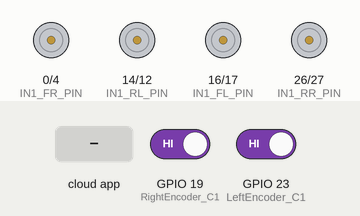
Simulated run of this program. Board: ESP32. Shown: motor-driver pin pairs drawn as motors (green arrow = first pin HIGH = forward, orange = second pin HIGH = backward, longer = more drive). Inputs (shaded band) come from the test bench; at power-on: GPIO 19 (RightEncoder_C1) HIGH, GPIO 23 (LeftEncoder_C1) HIGH. The ROS host is connected and sends only what is stated.

Above: at 3.2 s.
3.3 s: the phone or cloud app sets linear.x to -100
At 4.4 s:
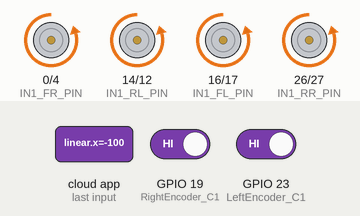
4.8 s: the phone or cloud app sets angular.z to -100
At 5.9 s:
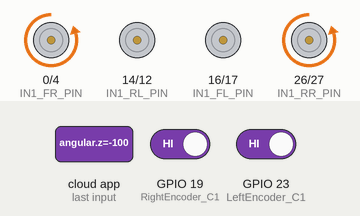
6.3 s: the phone or cloud app sets linear.x to 0
At 7.5 s:
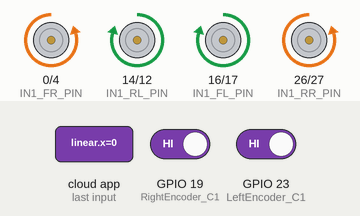
7.9 s: the phone or cloud app sets angular.z to 100
At 9.0 s:
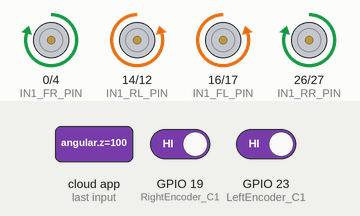
9.4 s: the phone or cloud app sets linear.x to 100
At 10.5 s:
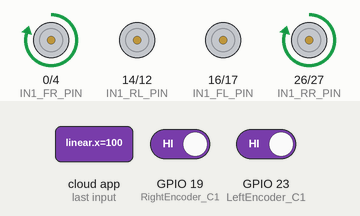
10.9 s: the phone or cloud app sets angular.z to 0
At 11.6 s:
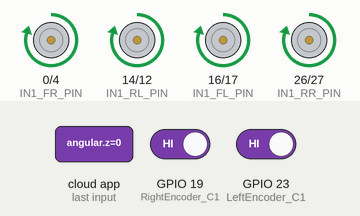
Timing chart, 0 to 13.4 s (numbered marks = the images above; inputs shaded):
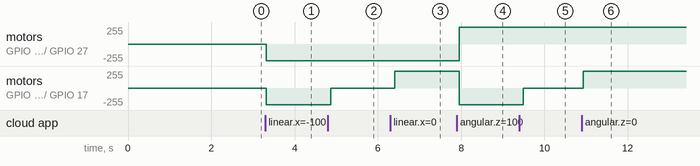

Measured:
- after the input at 3.3 s, motor on GPIO 0 (IN1_FR_PIN) / GPIO 4 (IN2_FR_PIN), motor on GPIO 14 (IN1_RL_PIN) / GPIO 12 (IN2_RL_PIN), motor on GPIO 16 (IN1_FL_PIN) / GPIO 17 (IN2_FL_PIN), motor on GPIO 26 (IN1_RR_PIN) / GPIO 27 (IN2_RR_PIN): stopped → backward 250/255 at once
- after the input at 4.8 s, motor on GPIO 14 (IN1_RL_PIN) / GPIO 12 (IN2_RL_PIN), motor on GPIO 16 (IN1_FL_PIN) / GPIO 17 (IN2_FL_PIN): backward 250/255 → stopped after 0.07 s
- after the input at 6.3 s, motor on GPIO 14 (IN1_RL_PIN) / GPIO 12 (IN2_RL_PIN), motor on GPIO 16 (IN1_FL_PIN) / GPIO 17 (IN2_FL_PIN): stopped → forward 250/255 after 0.11 s
- after the input at 7.9 s, motor on GPIO 0 (IN1_FR_PIN) / GPIO 4 (IN2_FR_PIN), motor on GPIO 26 (IN1_RR_PIN) / GPIO 27 (IN2_RR_PIN): backward 250/255 → forward 250/255 after 0.05 s; motor on GPIO 14 (IN1_RL_PIN) / GPIO 12 (IN2_RL_PIN), motor on GPIO 16 (IN1_FL_PIN) / GPIO 17 (IN2_FL_PIN): forward 250/255 → backward 250/255 after 0.05 s
- after the input at 9.4 s, motor on GPIO 14 (IN1_RL_PIN) / GPIO 12 (IN2_RL_PIN), motor on GPIO 16 (IN1_FL_PIN) / GPIO 17 (IN2_FL_PIN): backward 250/255 → stopped after 0.10 s
- after the input at 10.9 s, motor on GPIO 14 (IN1_RL_PIN) / GPIO 12 (IN2_RL_PIN), motor on GPIO 16 (IN1_FL_PIN) / GPIO 17 (IN2_FL_PIN): stopped → forward 250/255 at once

The program:

main.cpp
```cpp
#include <micro_ros_arduino.h>
#include <stdio.h>
#include <rcl/rcl.h>
#include <rcl/error_handling.h>
#include <rclc/rclc.h>
#include <rclc/executor.h>
#include <std_msgs/msg/int8.h>
#include <std_msgs/msg/int32.h>
#include <geometry_msgs/msg/twist.h>
#include <algorithm>

rcl_publisher_t left_encoder_publisher;
rcl_publisher_t right_encoder_publisher;

std_msgs__msg__Int32 left_encoder_msg;
std_msgs__msg__Int32 right_encoder_msg;

rcl_subscription_t twist_subscriber;
geometry_msgs__msg__Twist twist_msg;

rclc_executor_t executor;
rclc_support_t support;
rcl_allocator_t allocator;
rcl_node_t node;
rcl_timer_t timer;

#define LeftEncoder_C1 23
#define LeftEncoder_C2 22
#define RightEncoder_C1 19
#define RightEncoder_C2 18

#define IN1_FL_PIN 16    // Front-Left motor forward
#define IN2_FL_PIN 17    // Front-Left motor backward
#define IN1_FR_PIN 0     // Front-Right motor forward
#define IN2_FR_PIN 4     // Front-Right motor backward
#define IN1_RL_PIN 14    // Rear-Left motor forward
#define IN2_RL_PIN 12    // Rear-Left motor backward
#define IN1_RR_PIN 26    // Rear-Right motor forward
#define IN2_RR_PIN 27    // Rear-Right motor backward

int motorSpeedFL = 0;
int motorSpeedFR = 0;
int motorSpeedRL = 0;
int motorSpeedRR = 0;

int LeftEncoderCount = 0;
int RightEncoderCount = 0;

void LeftEncoderCallback();
void RightEncoderCallback();

#define RCCHECK(fn) { rcl_ret_t temp_rc = fn; if((temp_rc != RCL_RET_OK)){error_loop();}}
#define RCSOFTCHECK(fn) { rcl_ret_t temp_rc = fn; if((temp_rc != RCL_RET_OK)){}}

void setMecanumMotorSpeeds(int speedFL, int speedFR, int speedRL, int speedRR); // prototype function

void error_loop(){
  while(1){
    delay(500);
  }
}

int limitToMaxValue(int value, int maxLimit) {
  if (value > maxLimit) {
    return maxLimit;
  } else if (value < -maxLimit) {
    return -maxLimit;
  }
  return value;
}

void timer_callback(rcl_timer_t * timer, int64_t last_call_time)
{
  RCLC_UNUSED(last_call_time);
  if (timer != NULL) {
    RCSOFTCHECK(rcl_publish(&left_encoder_publisher, &left_encoder_msg, NULL));
    RCSOFTCHECK(rcl_publish(&right_encoder_publisher, &right_encoder_msg, NULL));

    right_encoder_msg.data = RightEncoderCount;
    left_encoder_msg.data = -LeftEncoderCount;
  }
}

void cmd_vel_callback(const void *msgin) {
  const geometry_msgs__msg__Twist *msg = (const geometry_msgs__msg__Twist *)msgin;

  float linear_x = msg->linear.x;    // Forward/Backward
  float linear_y = msg->linear.y;    // Strafe Left/Right
  float angular_z = msg->angular.z;  // Rotation

  // Mecanum kinematics (simplified, adjust signs/factors as needed for your specific robot build)
  // Vx + Vy + Vz (Front Right)
  // Vx - Vy + Vz (Rear Right)
  // Vx - Vy - Vz (Front Left)
  // Vx + Vy - Vz (Rear Left)
  // The scaling factor (e.g., *1000) and offset (e.g., +/-40) are applied after kinematic calculation.

  float rawSpeedFL = linear_x - linear_y - angular_z;
  float rawSpeedFR = linear_x + linear_y + angular_z;
  float rawSpeedRL = linear_x + linear_y - angular_z;
  float rawSpeedRR = linear_x - linear_y + angular_z;

  float max_raw_speed = 0.0;
  max_raw_speed = std::max(max_raw_speed, std::abs(rawSpeedFL));
  max_raw_speed = std::max(max_raw_speed, std::abs(rawSpeedFR));
  max_raw_speed = std::max(max_raw_speed, std::abs(rawSpeedRL));
  max_raw_speed = std::max(max_raw_speed, std::abs(rawSpeedRR));

  if (max_raw_speed > 1.0) {
    rawSpeedFL /= max_raw_speed;
    rawSpeedFR /= max_raw_speed;
    rawSpeedRL /= max_raw_speed;
    rawSpeedRR /= max_raw_speed;
  }

  int scale_factor = 1000;
  int offset = 40;

  motorSpeedFL = static_cast<int>(rawSpeedFL * scale_factor);
  motorSpeedFR = static_cast<int>(rawSpeedFR * scale_factor);
  motorSpeedRL = static_cast<int>(rawSpeedRL * scale_factor);
  motorSpeedRR = static_cast<int>(rawSpeedRR * scale_factor);

  // Apply offset
  if (motorSpeedFL > 0) motorSpeedFL += offset; else if (motorSpeedFL < 0) motorSpeedFL -= offset;
  if (motorSpeedFR > 0) motorSpeedFR += offset; else if (motorSpeedFR < 0) motorSpeedFR -= offset;
  if (motorSpeedRL > 0) motorSpeedRL += offset; else if (motorSpeedRL < 0) motorSpeedRL -= offset;
  if (motorSpeedRR > 0) motorSpeedRR += offset; else if (motorSpeedRR < 0) motorSpeedRR -= offset;

  setMecanumMotorSpeeds(motorSpeedFL, motorSpeedFR, motorSpeedRL, motorSpeedRR);
}

void setMecanumMotorSpeeds(int speedFL, int speedFR, int speedRL, int speedRR) {
  int max_pwm = 250;

  int actualSpeedFL = limitToMaxValue(speedFL, max_pwm);
  if (actualSpeedFL > 0) {
    digitalWrite(IN2_FL_PIN, LOW);
    analogWrite(IN1_FL_PIN, abs(actualSpeedFL));
  } else {
    digitalWrite(IN1_FL_PIN, LOW);
    analogWrite(IN2_FL_PIN, abs(actualSpeedFL));
  }

  int actualSpeedFR = limitToMaxValue(speedFR, max_pwm);
  if (actualSpeedFR > 0) {
    digitalWrite(IN2_FR_PIN, LOW);
    analogWrite(IN1_FR_PIN, abs(actualSpeedFR));
  } else {
    digitalWrite(IN1_FR_PIN, LOW);
    analogWrite(IN2_FR_PIN, abs(actualSpeedFR));
  }

  int actualSpeedRL = limitToMaxValue(speedRL, max_pwm);
  if (actualSpeedRL > 0) {
    digitalWrite(IN2_RL_PIN, LOW);
    analogWrite(IN1_RL_PIN, abs(actualSpeedRL));
  } else {
    digitalWrite(IN1_RL_PIN, LOW);
    analogWrite(IN2_RL_PIN, abs(actualSpeedRL));
  }

  int actualSpeedRR = limitToMaxValue(speedRR, max_pwm);
  if (actualSpeedRR > 0) {
    digitalWrite(IN2_RR_PIN, LOW);
    analogWrite(IN1_RR_PIN, abs(actualSpeedRR));
  } else {
    digitalWrite(IN1_RR_PIN, LOW);
    analogWrite(IN2_RR_PIN, abs(actualSpeedRR));
  }

  bool all_zero = (actualSpeedFL == 0 && actualSpeedFR == 0 && actualSpeedRL == 0 && actualSpeedRR == 0);

  if (all_zero) {
    analogWrite(IN1_FL_PIN, 0); digitalWrite(IN1_FL_PIN, LOW);
    analogWrite(IN2_FL_PIN, 0); digitalWrite(IN2_FL_PIN, LOW);
    analogWrite(IN1_FR_PIN, 0); digitalWrite(IN1_FR_PIN, LOW);
    analogWrite(IN2_FR_PIN, 0); digitalWrite(IN2_FR_PIN, LOW);
    analogWrite(IN1_RL_PIN, 0); digitalWrite(IN1_RL_PIN, LOW);
    analogWrite(IN2_RL_PIN, 0); digitalWrite(IN2_RL_PIN, LOW);
    analogWrite(IN1_RR_PIN, 0); digitalWrite(IN1_RR_PIN, LOW);
    analogWrite(IN2_RR_PIN, 0); digitalWrite(IN2_RR_PIN, LOW);
  }
}

void setup() {
  set_microros_transports();
  // set_microros_wifi_transports("MotherBase", "@6830135@", "192.168.148.143", 8888);

  pinMode(LeftEncoder_C1, INPUT_PULLUP);
  pinMode(LeftEncoder_C2, INPUT_PULLUP);
  pinMode(RightEncoder_C1, INPUT_PULLUP);
  pinMode(RightEncoder_C2, INPUT_PULLUP);

  pinMode(IN1_FL_PIN, OUTPUT); pinMode(IN2_FL_PIN, OUTPUT);
  pinMode(IN1_FR_PIN, OUTPUT); pinMode(IN2_FR_PIN, OUTPUT);
  pinMode(IN1_RL_PIN, OUTPUT); pinMode(IN2_RL_PIN, OUTPUT);
  pinMode(IN1_RR_PIN, OUTPUT); pinMode(IN2_RR_PIN, OUTPUT);

  digitalWrite(IN1_FL_PIN, LOW); digitalWrite(IN2_FL_PIN, LOW); analogWrite(IN1_FL_PIN,0); analogWrite(IN2_FL_PIN,0);
  digitalWrite(IN1_FR_PIN, LOW); digitalWrite(IN2_FR_PIN, LOW); analogWrite(IN1_FR_PIN,0); analogWrite(IN2_FR_PIN,0);
  digitalWrite(IN1_RL_PIN, LOW); digitalWrite(IN2_RL_PIN, LOW); analogWrite(IN1_RL_PIN,0); analogWrite(IN2_RL_PIN,0);
  digitalWrite(IN1_RR_PIN, LOW); digitalWrite(IN2_RR_PIN, LOW); analogWrite(IN1_RR_PIN,0); analogWrite(IN2_RR_PIN,0);

  attachInterrupt(digitalPinToInterrupt(LeftEncoder_C1), LeftEncoderCallback, CHANGE);
  attachInterrupt(digitalPinToInterrupt(RightEncoder_C1), RightEncoderCallback, CHANGE);

  delay(2000);
  allocator = rcl_get_default_allocator();

  RCCHECK(rclc_support_init(&support, 0, NULL, &allocator));

  RCCHECK(rclc_node_init_default(&node, "omnidirectional_manipulator_esp32", "", &support));

  RCCHECK(rclc_subscription_init_default(
    &twist_subscriber,
    &node,
    ROSIDL_GET_MSG_TYPE_SUPPORT(geometry_msgs, msg, Twist),
    "cmd_vel"));

  RCCHECK(rclc_publisher_init_default(
    &left_encoder_publisher,
    &node,
    ROSIDL_GET_MSG_TYPE_SUPPORT(std_msgs, msg, Int32),
    "left_motor_ticks"));

  RCCHECK(rclc_publisher_init_default(
    &right_encoder_publisher,
    &node,
    ROSIDL_GET_MSG_TYPE_SUPPORT(std_msgs, msg, Int32),
    "right_motor_ticks"));

  const unsigned int timer_timeout = 100;
  RCCHECK(rclc_timer_init_default(
    &timer,
    &support,
    RCL_MS_TO_NS(timer_timeout),
    timer_callback));

  RCCHECK(rclc_executor_init(&executor, &support.context, 4, &allocator)); // Number of handles : 1 time + 3 subcribers = 4 (publishers not counted)
  RCCHECK(rclc_executor_add_timer(&executor, &timer));
  RCCHECK(rclc_executor_add_subscription(&executor, &twist_subscriber, &twist_msg, &cmd_vel_callback, ON_NEW_DATA));

  left_encoder_msg.data = 0;
  right_encoder_msg.data = 0;
}

void loop() {
  delay(100);
  RCCHECK(rclc_executor_spin_some(&executor, RCL_MS_TO_NS(100)));
}

void LeftEncoderCallback() {
  static boolean LeftEncoder_C1_Last = LOW;
  static boolean LeftEncoder_C2_Last = LOW;
  boolean LeftEncoder_C1_Current = digitalRead(LeftEncoder_C1);
  boolean LeftEncoder_C2_Current = digitalRead(LeftEncoder_C2);

  if (LeftEncoder_C1_Current != LeftEncoder_C1_Last) { // A channel has changed
    if (LeftEncoder_C1_Current == HIGH) { // Rising edge on A
      if (LeftEncoder_C2_Current == LOW) { // B is low
        LeftEncoderCount++; // Clockwise
      } else {
        LeftEncoderCount--; // Counter-clockwise
      }
    } else { // Falling edge on A
      if (LeftEncoder_C2_Current == HIGH) { // B is high
        LeftEncoderCount++; // Clockwise
      } else {
        LeftEncoderCount--; // Counter-clockwise
      }
    }
  }
  LeftEncoder_C1_Last = LeftEncoder_C1_Current;
  LeftEncoder_C2_Last = LeftEncoder_C2_Current; // Not strictly needed
}

void RightEncoderCallback() {
  static boolean RightEncoder_C1_Last = LOW;
  static boolean RightEncoder_C2_Last = LOW;
  boolean RightEncoder_C1_Current = digitalRead(RightEncoder_C1);
  boolean RightEncoder_C2_Current = digitalRead(RightEncoder_C2);

  if (RightEncoder_C1_Current != RightEncoder_C1_Last) {
    if (RightEncoder_C1_Current == HIGH) {
      if (RightEncoder_C2_Current == LOW) {
        RightEncoderCount++;
      } else {
        RightEncoderCount--;
      }
    } else {
      if (RightEncoder_C2_Current == HIGH) {
        RightEncoderCount++;
      } else {
        RightEncoderCount--;
      }
    }
  }
  RightEncoder_C1_Last = RightEncoder_C1_Current;
}
```
